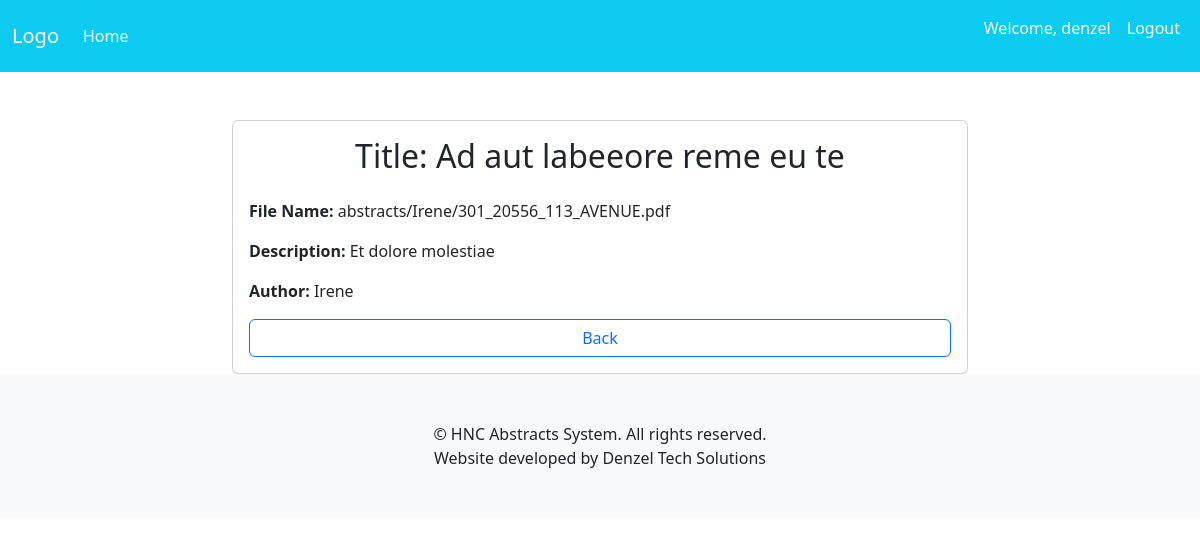
The app's page /abstracts/details/9/ (signed in) with its own data.
### accounts/models.py (models this page shows, shortened)
class CustomUser(AbstractUser):
    username = models.TextField(max_length=25, unique=True)
    email = models.EmailField(max_length=50, unique=True)
    phone = models.CharField(max_length=14)
    objects = CustomUserManager()

### abstracts/models.py (models this page shows, shortened)
class Abstract(models.Model):
    title = models.CharField(max_length=254)
    description = models.TextField(max_length=254)
    file = models.FileField(upload_to=abstract_file_path, null=True, blank=True)
    author = models.ForeignKey(CustomUser, on_delete=models.CASCADE)
    created_at = models.DateTimeField(auto_now_add=True)
    updated_at = models.DateTimeField(auto_now=True)

### abstracts/views.py (the view)
# urls.py: path('details/<int:pk>/', views.abstract_detail, name="details"), # Details of abstract
@login_required
def abstract_detail(request, pk):
    abstract = get_object_or_404(Abstract, pk=pk)
    context = {"abstract": abstract}
    return render(request, "abstracts/details.html", context)

### templates/abstracts/details.html (shortened to what this page needs)
{% extends 'common/base.html' %}
{% load static %}
{% block content %}
    <div class="container mt-5">
        <div class="row justify-content-center">
            <div class="col-md-8">
                <div class="card">
                    <div class="card-body">
                        <h2 class="card-title text-center mb-4">Title: {{ abstract.title }}</h2>
                        <div class="mb-3">
                            <strong>File Name:</strong>
                            {% if abstract.file %}
                                {{ abstract.file.name|default:'' }}
                            {% else %}
                                No file attached
                            {% endif %}
                        </div>
                        <div class="mb-3">
                            <strong>Description:</strong> {{ abstract.description }}
                        </div>
                        <div class="mb-3">
                            <strong>Author:</strong> {{ abstract.author }}
                        </div>
                        <div class="text-center d-grid">
                            <a href="{% url 'accounts:home' %}" class="btn btn-block btn-outline-primary">Back</a>
                        </div>
                    </div>
                </div>
            </div>
        </div>
    </div>
{% endblock %}

### templates/common/header.html (shortened to what this page needs)
<!DOCTYPE html>
<html lang="en">
<head>
    {% load static %}
    {% load bootstrap5 %}
    {% bootstrap_css %}
    <link rel="stylesheet" href="{% static 'custom_styles.css' %}">
</head>
<body>
    <header>
        <nav class="navbar navbar-expand-lg navbar-dark bg-info">
            <div class="container-fluid">
                <a class="navbar-brand" href="/">Logo</a>
                <div class="collapse navbar-collapse" id="navbarNav">
                    <ul class="navbar-nav me-auto">
                        <li class="nav-item">
                            <a class="nav-link text-white" href="/">Home</a>
                        </li>
                    </ul>
                    <ul class="navbar-nav ms-auto">
                        {% if user.is_authenticated %}
                            <li class="nav-item">
                                <p class="nav-link text-white">Welcome, {{ user.username }}</p>
                            </li>
                            <li class="nav-item">
                                <a class="nav-link text-white" href="{% url 'accounts:logout' %}">Logout</a>
                            </li>
                        {% endif %}
                    </ul>
                </div>
            </div>
        </nav>
    </header>
    <div class="container-fluid">
        {% block content %}{% endblock %}
    </div>
    {% include 'common/footer.html' %}
</body>
</html>

### static/custom_styles.css (style rules this page uses)
.text-white { color: white !important; }

### records on screen
CustomUser: username "denzel"
Abstract: title "Ad aut labeeore reme eu te", file.name "abstracts/Irene/301_20556_113_AVENUE.pdf", description "Et dolore molestiae", author "Irene"
